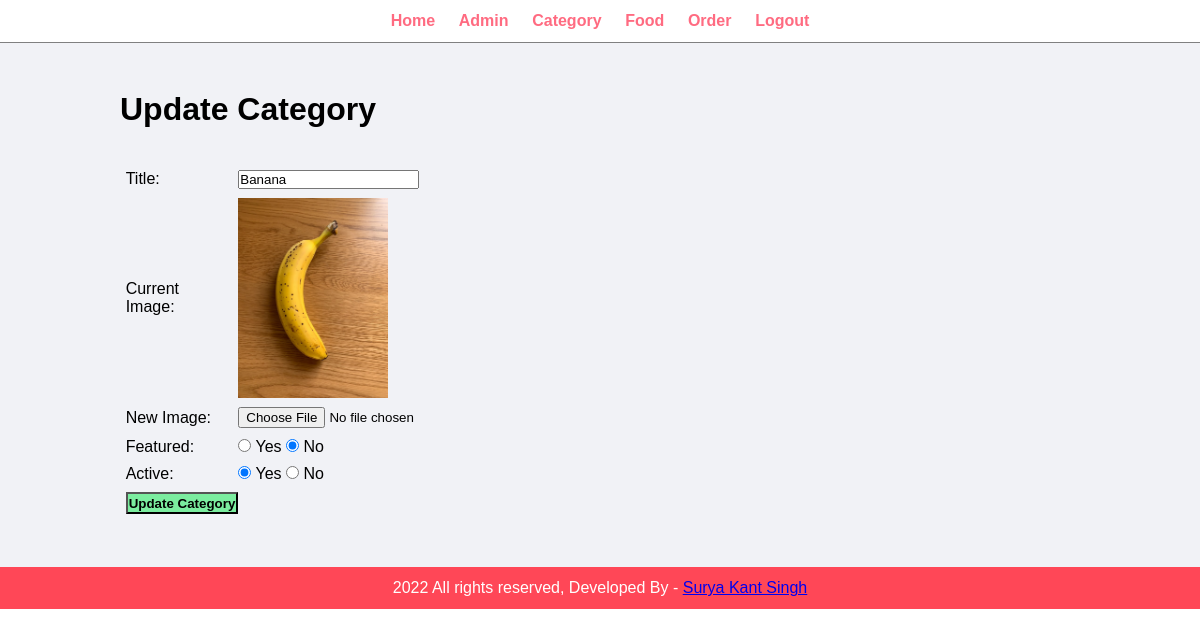
/admin/update-category.php?id=6 (signed in), run on the app's committed database.
### tables this page shows
CREATE TABLE `tbl_category` (
  `id` int(10) UNSIGNED NOT NULL,
  `title` varchar(100) NOT NULL,
  `image_name` varchar(225) NOT NULL,
  `featured` varchar(10) NOT NULL,
  `active` varchar(10) NOT NULL
);

### admin/update-category.php (the view, shortened to what this page needs)
<?php include('partials/menu.php'); ?>
<div class="main-content">
    <div class="wrapper">
        <h1>Update Category</h1>
        <br><br>
        <?php
            if(isset($_GET['id']))
            {
                $id = $_GET['id'];
                $sql = "SELECT * FROM tbl_category WHERE id=$id";
                $res = mysqli_query($conn, $sql);
                $count = mysqli_num_rows($res);
                if($count==1)
                {
                    $row = mysqli_fetch_assoc($res);
                    $title = $row['title'];
                    $current_image = $row['image_name'];
                    $featured = $row['featured'];
                    $active = $row['active'];
                }
                else
                {
                    $_SESSION['no-category-found'] = "<div class='error'>Category not Found.</div>";
                    header('location:'.SITEURL.'admin/manage-category.php');
                }
            }
            else
            {
                header('location:'.SITEURL.'admin/manage-category.php');
            }
        ?>
        <form action="" method="POST" enctype="multipart/form-data">
            <table class="tbl-30">
                <tr>
                    <td>Title: </td>
                    <td>
                        <input type="text" name="title" value="<?php echo $title; ?>">
                    </td>
                </tr>
                <tr>
                    <td>Current Image: </td>
                    <td>
                        <?php
                            if($current_image != "")
                            {
                                ?>
                                <img src="<?php echo SITEURL; ?>images/category/<?php echo $current_image; ?>" width="150px">
                                <?php
                            }
                            else
                            {
                                echo "<div class='error'>Image Not Added.</div>";
                            }
                        ?>
                    </td>
                </tr>
                <tr>
                    <td>New Image: </td>
                    <td>
                        <input type="file" name="image">
                    </td>
                </tr>
                <tr>
                    <td>Featured: </td>
                    <td>
                        <input <?php if($featured=="Yes"){echo "checked";} ?> type="radio" name="featured" value="Yes"> Yes
                        <input <?php if($featured=="No"){echo "checked";} ?> type="radio" name="featured" value="No"> No
                    </td>
                </tr>
                <tr>
                    <td>Active: </td>
                    <td>
                        <input <?php if($active=="Yes"){echo "checked";} ?> type="radio" name="active" value="Yes"> Yes
                        <input <?php if($active=="No"){echo "checked";} ?> type="radio" name="active" value="No"> No
                    </td>
                </tr>
                <tr>
                    <td>
                        <input type="submit" name="submit" value="Update Category" class="btn-secondary">
                    </td>
                </tr>
            </table>
        </form>
    </div>
</div>
<?php include('partials/footer.php'); ?>

### css/admin.css (style rules this page uses)
* { margin: 0; padding: 0; font-family: Arial, Helvetica, sans-serif; }
.wrapper { padding: 1%; width: 80%; margin: 0 auto; }
.tbl-30 { width: 30%; }
table tr td { padding: 1%; }
.btn-secondary { background-color: #7bed9f; padding: 1%; color: black; text-decoration: none; font-weight: bold; }
.main-content { background-color: #f1f2f6; padding: 3% 0; }

### data on the page
tbl_category: title "Banana", image_name (picture), featured "☑", active "☑"
